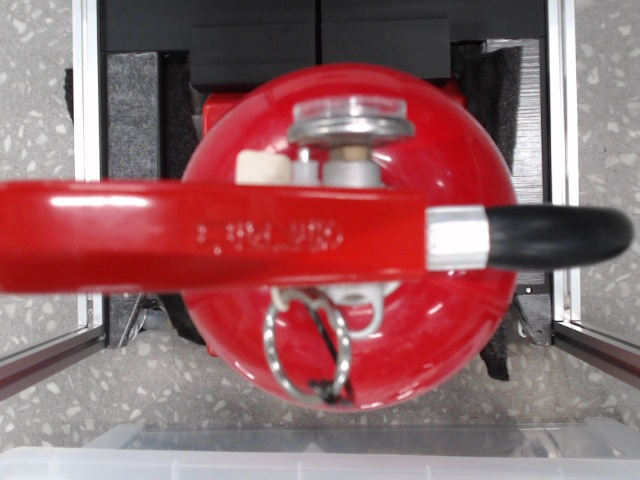
#> input picture Inspection/capture/FireExtinguisher_top.jpg, 640 x 480 px
$ python -i run_inspection_pipeline.py   (imports and definitions only)
#> lines starting #> are read from the running program, lines starting #| are printed output that depends on the picture; after the words box and inside, x2 and y2 are one past the last pixel; in counts of white or black regions, pixels touching at a corner belong together
#!/usr/bin/env python3

import argparse
import json
import math
import shutil
from datetime import datetime
from pathlib import Path
from zoneinfo import ZoneInfo

import cv2
import numpy as np

import corrosion_check
import label_paddleocr_onnx as label_ocr


INSPECTION_DIR = Path(__file__).resolve().parents[2]
CAPTURE_DIR = INSPECTION_DIR / "capture" / "inspection"
REACT_WEB_DIR = INSPECTION_DIR / "react" / "inspection-web"
REACT_PUBLIC_RESULT_DIR = REACT_WEB_DIR / "public" / "inspection-results"
REACT_BUILD_RESULT_DIR = REACT_WEB_DIR / "build" / "inspection-results"
LOCAL_RESULT_INDEX_FILES = (
    REACT_WEB_DIR / "public" / "local-inspection-results.json",
    REACT_WEB_DIR / "build" / "local-inspection-results.json",
)
FIREBASE_DIR = INSPECTION_DIR / "react" / "project"
FIREBASE_KEY = FIREBASE_DIR / "react-test-542ec-firebase-adminsdk-fbsvc-66cefbc805.json"

IMAGE_EXTENSIONS = {".jpg", ".jpeg", ".png"}
SAFE_ANGLE_MIN = 60
SAFE_ANGLE_MAX = 120
MIN_NEEDLE_MASK_PIXELS = 5
MIN_NEEDLE_CONTOUR_AREA = 1.0
MIN_NEEDLE_ASPECT_RATIO = 1.2
MIN_NEEDLE_RADIUS_RATIO = 0.8
MAX_NEEDLE_GREEN_OVERLAP_RATIO = 0.25
MIN_DARK_LINE_LENGTH_RATIO = 0.20
MAX_DARK_LINE_CENTER_DISTANCE_RATIO = 0.25
MIN_RADIAL_DARK_CONTRAST = 5.0
MIN_RADIAL_DARK_HIT_RATIO = 0.28
RADIAL_DARK_ANGLE_MARGIN = 5
CORROSION_SIDE_COUNT = 4


# [11 lines left out: function image_files, not called in this run]


def latest_image(directory):
    files = image_files(directory)
    return files[-1] if files else None


# [7 lines left out: function latest_image_after, not called in this run]


def ensure_result_dirs(result_dir):
    for subdir in ("fire_extinguisher", "pressure_gauge", "label", "full"):
        (result_dir / subdir).mkdir(parents=True, exist_ok=True)


# [15 lines left out: function publish_result_image, not called in this run]


def choose_needle_mask(hsv, clean_green, center, processing_radius):
    needle_ranges = [
        (np.array([0, 10, 10]), np.array([40, 255, 255])),
        (np.array([140, 10, 10]), np.array([180, 255, 255])),
        (np.array([105, 60, 50]), np.array([135, 255, 210])),
        (np.array([150, 70, 120]), np.array([170, 255, 255])),
    ]
    best_mask = None
    best_score = 0.0
    morphology_kernel = np.ones((3, 3), np.uint8)
    min_tip_distance = max(8.0, processing_radius * MIN_NEEDLE_RADIUS_RATIO)

    for lower, upper in needle_ranges:
        candidate_mask = cv2.inRange(hsv, lower, upper)
        candidate_mask = cv2.morphologyEx(
            candidate_mask,
            cv2.MORPH_CLOSE,
            morphology_kernel,
        )
        if cv2.countNonZero(candidate_mask) < MIN_NEEDLE_MASK_PIXELS:
            continue

        contours, _ = cv2.findContours(
            candidate_mask,
            cv2.RETR_EXTERNAL,
            cv2.CHAIN_APPROX_SIMPLE,
        )
        if not contours:
            continue

        for contour in contours:
            area = cv2.contourArea(contour)
            if area < MIN_NEEDLE_CONTOUR_AREA:
                continue

            rect = cv2.minAreaRect(contour)
            rect_width, rect_height = rect[1]
            long_side = max(rect_width, rect_height)
            short_side = max(1e-6, min(rect_width, rect_height))
            aspect_ratio = long_side / short_side
            if aspect_ratio < MIN_NEEDLE_ASPECT_RATIO:
                continue

            points = contour.reshape(-1, 2)
            distances = np.sqrt(
                (points[:, 0] - center[0]) ** 2
                + (points[:, 1] - center[1]) ** 2
            )
            max_distance = float(distances.max()) if distances.size else 0.0
            if max_distance < min_tip_distance:
                continue

            contour_mask = np.zeros(candidate_mask.shape, dtype=np.uint8)
            cv2.drawContours(contour_mask, [contour], -1, 255, -1)
            overlap = cv2.countNonZero(cv2.bitwise_and(contour_mask, clean_green))
            overlap_ratio = overlap / max(1, cv2.countNonZero(contour_mask))
            if overlap_ratio > MAX_NEEDLE_GREEN_OVERLAP_RATIO:
                continue

            score = aspect_ratio * max_distance
            if score > best_score:
                best_score = score
                best_mask = contour_mask

    return best_mask


# [311 lines left out: functions build_angle_sector_mask, line_distance_to_point, find_dark_line_in_green_normal_zone, find_radial_dark_valley_in_normal_zone, publish_result_index, run_corrosion_for_image and 1 more, not called in this run]


def inspect_gauge(image_path, output_path):
#> called with image_path = '../../capture/FireExtinguisher_top.jpg', output_path = 'out.png'
    gauge_img = cv2.imread(str(image_path))
#> gauge_img is the input picture: shape (480, 640, 3); mean B, G, R 104.2, 100.7, 146.9
    if gauge_img is None:
        raise FileNotFoundError(image_path)

    h, w = gauge_img.shape[:2]
#> h = 480; w = 640
    gray = cv2.cvtColor(gauge_img, cv2.COLOR_BGR2GRAY)
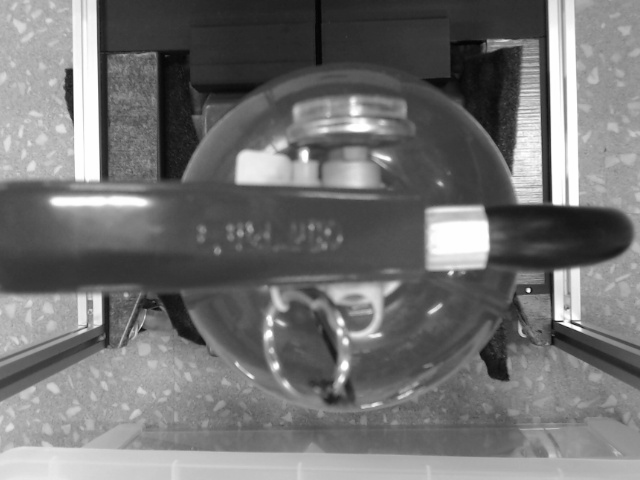
#> gray: shape (480, 640); min 3, max 255, mean 114.9
    gray_for_circle = cv2.medianBlur(gray, 5)
    circles = cv2.HoughCircles(
        gray_for_circle,
        cv2.HOUGH_GRADIENT,
        dp=1.2,
        minDist=min(w, h) // 2,
        param1=80,
        param2=20,
        minRadius=min(w, h) // 3,
        maxRadius=min(w, h) // 2,
    )
#> circles = [[345, 237, 174.6], [540.6, 43.8, 226.1], [468.6, 443.4, 183.8], [7.8, 179.4, 194.2], [263.4, 6.6, 178.6], [120.6, 395.4, 211.6]]

    detected_radius = min(w, h) // 2 - 5
#> detected_radius = 235
    if circles is not None:
        circles = np.uint16(np.around(circles))
#> circles = [[345, 237, 175], [541, 44, 226], [469, 443, 184], [8, 179, 194], [263, 7, 179], [121, 395, 212]]
        x, y, r = circles[0][0]
#> x = 345; y = 237; r = 175
        center = (int(x), int(y))
#> center = (345, 237)
        detected_radius = int(r)
#> detected_radius = 175
    else:
        center = (w // 2, h // 2)

    processing_radius = max(1, detected_radius - 5)
#> processing_radius = 170
    circle_mask = np.zeros((h, w), dtype=np.uint8)
    cv2.circle(circle_mask, center, processing_radius, 255, -1)
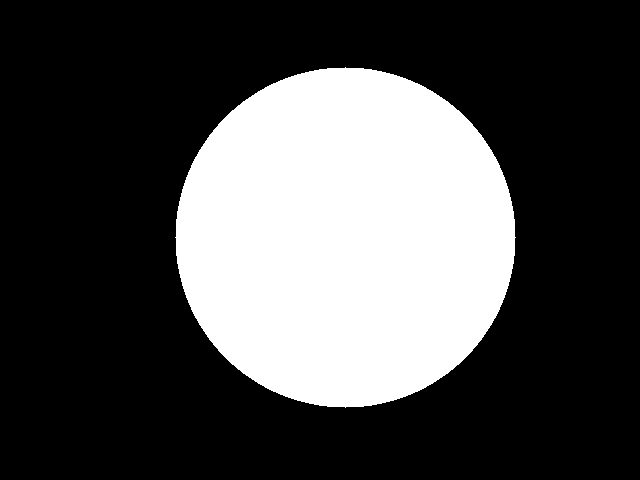
#> circle_mask: shape (480, 640); 29.6% white; 1 white region, box (x1, y1, x2, y2) and area: (175, 67, 516, 408) 90785
    gauge_circle = cv2.bitwise_and(gauge_img, gauge_img, mask=circle_mask)
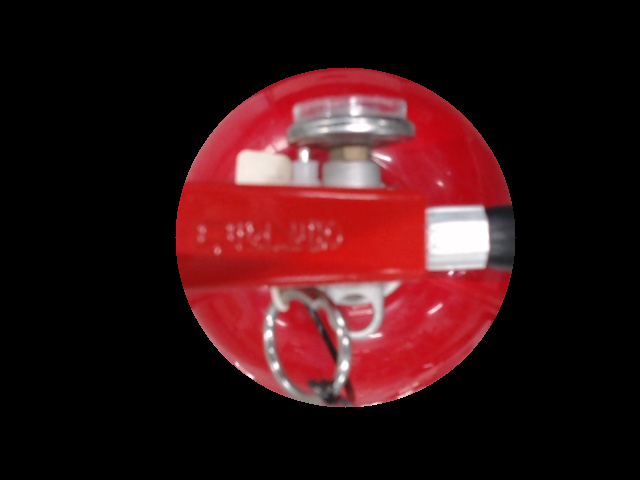
#> gauge_circle: shape (480, 640, 3); mean B, G, R 21.4, 19.4, 53.9

    hsv = cv2.cvtColor(gauge_circle, cv2.COLOR_BGR2HSV)
#> hsv: shape (480, 640, 3); mean H, S, V 37, 48.3, 54
    mask1 = cv2.inRange(hsv, np.array([0, 10, 10]), np.array([40, 255, 255]))
#> mask1: shape (480, 640); 8% white; 159 white regions (140 under 20 px), largest, box (x1, y1, x2, y2) and area: (176, 150, 427, 381) 20926, (287, 124, 372, 176) 1873, (273, 369, 324, 405) 388
    mask2 = cv2.inRange(hsv, np.array([140, 10, 10]), np.array([180, 255, 255]))
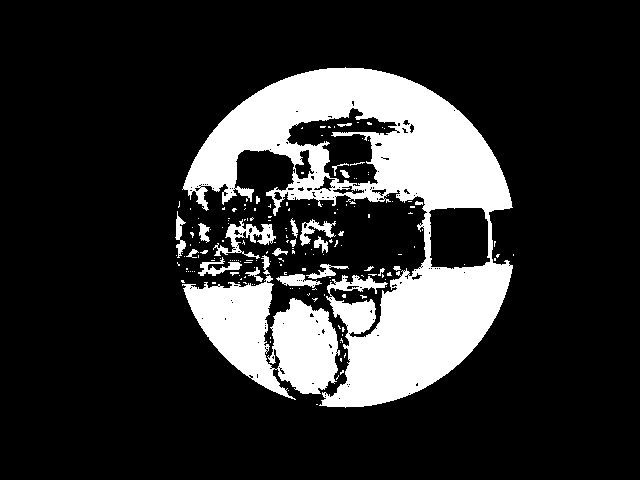
#> mask2: shape (480, 640); 19% white; 176 white regions (148 under 20 px), largest, box (x1, y1, x2, y2) and area: (182, 67, 513, 408) 43691, (182, 275, 340, 400) 10768, (213, 219, 276, 259) 809
    red_mask = mask1 + mask2
#> red_mask: shape (480, 640); 27% white; 18 white regions (15 under 20 px), largest, box (x1, y1, x2, y2) and area: (175, 67, 513, 408) 82710, (340, 170, 350, 178) 45, (337, 123, 352, 127) 35

    kernel = np.ones((5, 5), np.uint8)
    green_kernel = np.ones((3, 3), np.uint8)
    lower_green = np.array([22, 25, 25])
    upper_green = np.array([115, 255, 255])
    green_mask = cv2.inRange(hsv, lower_green, upper_green)
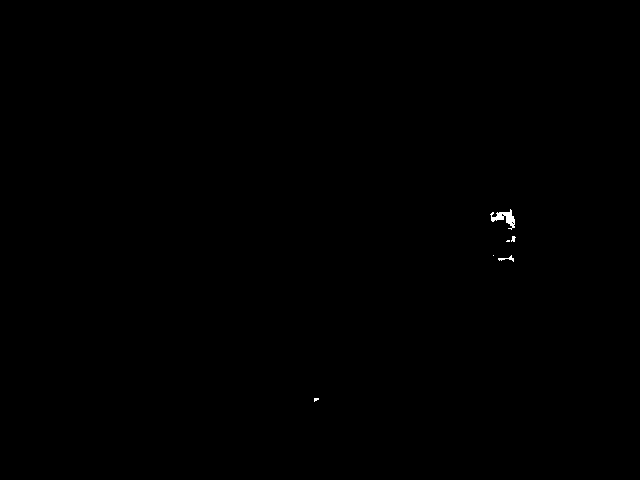
#> green_mask: shape (480, 640); 0.1% white; 6 white regions (3 under 20 px), largest, box (x1, y1, x2, y2) and area: (490, 209, 515, 230) 211, (498, 255, 514, 262) 39, (511, 236, 516, 242) 20
    clean_green = cv2.morphologyEx(green_mask, cv2.MORPH_OPEN, green_kernel)
#> clean_green: shape (480, 640); 0.07% white; 4 white regions (3 under 20 px), largest, box (x1, y1, x2, y2) and area: (491, 212, 515, 226) 172
    clean_mask = choose_needle_mask(hsv, clean_green, center, processing_radius)
#> in choose_needle_mask, `min_tip_distance = max(8.0, processing_radius * MIN_NEEDLE_RADIUS_RATIO)`: min_tip_distance = 136
#> the loop in choose_needle_mask, `for lower, upper in needle_ranges:` made 4 passes
#> contours on pass 4: 2 contours, all with area under 20
#> pass 1, in choose_needle_mask, `candidate_mask = cv2.morphologyEx( candidate_mask, cv2.MORPH_CLOSE, mo..`:
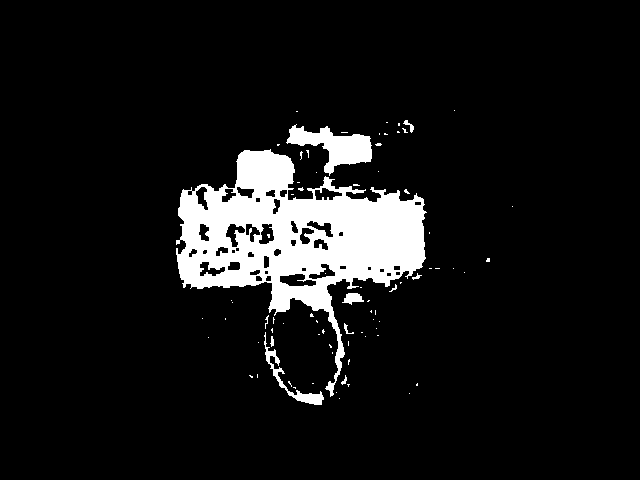
#> candidate_mask: shape (480, 640); 8.6% white; 78 white regions (67 under 20 px), largest, box (x1, y1, x2, y2) and area: (176, 149, 427, 397) 23129, (286, 124, 372, 176) 1943, (264, 332, 324, 405) 597
#> after the loop in choose_needle_mask, `for lower, upper in needle_ranges:`: best_mask: shape (480, 640); 0% white in thin lines or dots, all inside (x1, y1, x2, y2) = (178, 201, 180, 208)
#> after the loop in choose_needle_mask, `for lower, upper in needle_ranges:`: candidate_mask: shape (480, 640); 0% white in thin lines or dots, all inside (x1, y1, x2, y2) = (360, 101, 375, 109)
#> after the loop in choose_needle_mask, `for lower, upper in needle_ranges:`: contour_mask: shape (480, 640); 0% white in thin lines or dots, all inside (x1, y1, x2, y2) = (360, 101, 362, 105)
#> after the loop in choose_needle_mask, `for lower, upper in needle_ranges:`: best_score = 1053.1
    if clean_mask is None:
        clean_mask = np.zeros((h, w), dtype=np.uint8)

    safe_min = SAFE_ANGLE_MIN
    safe_max = SAFE_ANGLE_MAX

    contours, _ = cv2.findContours(clean_mask, cv2.RETR_EXTERNAL, cv2.CHAIN_APPROX_SIMPLE)
#> contours = 1 item
    img_result = gauge_img.copy()
    cv2.circle(img_result, center, max(1, detected_radius), (255, 255, 0), 1)
    cv2.circle(img_result, center, 2, (255, 255, 0), -1)
#> img_result: shape (480, 640, 3); mean B, G, R 104.8, 101.3, 146.5

    tip_point = None
    current_angle = None
    decision_source = "NO_NEEDLE"
    pressure = "판정불가"
    if contours:
        largest_contour = max(contours, key=cv2.contourArea)
#> largest_contour = [[179, 201], [179, 205], [178, 206], [178, 207], [179, 206]]
        pts = largest_contour.reshape(-1, 2)
#> pts has the same summary as largest_contour
        distances = np.sqrt((pts[:, 0] - center[0]) ** 2 + (pts[:, 1] - center[1]) ** 2)
#> distances = [169.9, 169.1, 169.9, 169.7, 168.9]
        tip_point = tuple(pts[np.argmax(distances)])
#> tip_point = (179, 201)
        dx = tip_point[0] - center[0]
#> dx = -166
        dy = center[1] - tip_point[1]
#> dy = 36
        current_angle = math.degrees(math.atan2(dy, dx))
#> current_angle = 167.8
        if current_angle < 0:
            current_angle += 360

        is_safe_angle = safe_min <= current_angle <= safe_max
#> is_safe_angle = False
        is_safe_hsv = False
        for check_dist in (3, 5, 7, 9, 11):
            check_x = round(tip_point[0] + check_dist * math.cos(math.radians(current_angle)))
            check_y = round(tip_point[1] - check_dist * math.sin(math.radians(current_angle)))
            if 0 <= check_x < w and 0 <= check_y < h:
                y1 = max(0, check_y - 1)
                y2 = min(h, check_y + 2)
                x1 = max(0, check_x - 1)
                x2 = min(w, check_x + 2)
                if cv2.countNonZero(clean_green[y1:y2, x1:x2]) > 0:
                    is_safe_hsv = True
                    break
#> this loop made 5 passes
#> (check_x, check_y, y1, y2, x1, x2) on passes 1 to 5: (176, 200, 199, 202, 175, 178), (174, 200, 199, 202, 173, 176), (172, 200, 199, 202, 171, 174), (170, 199, 198, 201, 169, 172), (168, 199, 198, 201, 167, 170)

        if is_safe_hsv and is_safe_angle:
            pressure = "정상"
            decision_source = "HSV_AND_ANGLE"
        else:
            pressure = "낮음"
            decision_source = "DANGER"
    else:
        dark_line = find_dark_line_in_green_normal_zone(
            gray,
            hsv,
            clean_green,
            center,
            processing_radius,
            safe_min,
            safe_max,
        )
        if dark_line is not None:
            pressure = "정상"
            current_angle = dark_line["angle"]
            tip_point = dark_line["tip_point"]
            decision_source = "GREEN_DARK_LINE_BACKUP"
        else:
            radial_dark = find_radial_dark_valley_in_normal_zone(
                gray,
                clean_green,
                center,
                processing_radius,
                safe_min,
                safe_max,
            )
            if radial_dark is not None:
                pressure = "정상"
                current_angle = radial_dark["angle"]
                tip_point = radial_dark["tip_point"]
                decision_source = "RADIAL_DARK_VALLEY_BACKUP"

    if pressure == "정상":
        line_color = (0, 220, 0)
    elif pressure == "판정불가":
        line_color = (120, 120, 120)
    else:
        line_color = (0, 0, 255)
    if tip_point is not None:
        cv2.line(img_result, center, tip_point, line_color, 2)
        cv2.circle(img_result, tip_point, 2, (255, 0, 0), -1)
#> img_result: shape (480, 640, 3); mean B, G, R 104.7, 101.3, 146.6

    status_text = f"PRESSURE {pressure}"
    if current_angle is not None:
        status_text += f" angle={current_angle:.1f}"
#> status_text = 'PRESSURE 낮음 angle=167.8'
    status_text += f" ({decision_source})"
#> status_text = 'PRESSURE 낮음 angle=167.8 (DANGER)'
    cv2.putText(img_result, status_text, (5, max(20, h - 10)), cv2.FONT_HERSHEY_SIMPLEX, 0.5, (0, 0, 0), 3)
    cv2.putText(img_result, status_text, (5, max(20, h - 10)), cv2.FONT_HERSHEY_SIMPLEX, 0.5, line_color, 1)
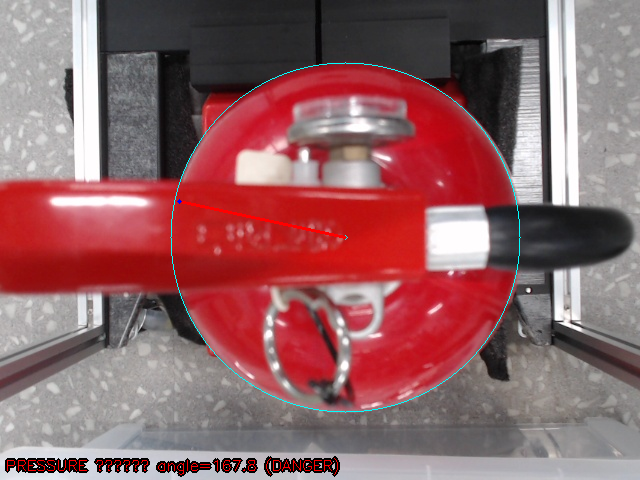
#> img_result: shape (480, 640, 3); mean B, G, R 102.1, 98.8, 144.8

#> (the run stopped early here; a loop or call above may not have finished)

$ run again, on Inspection/capture/gauge_crop.jpg
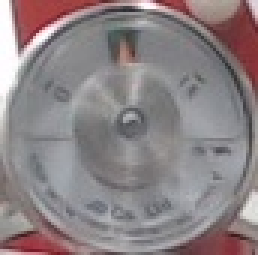
#> input picture Inspection/capture/gauge_crop.jpg, 86 x 85 px (shown 3 times larger)
#> in inspect_gauge, gauge_img is the input picture: shape (85, 86, 3); mean B, G, R 133.1, 130.7, 140.3
#> in inspect_gauge, `circles = cv2.HoughCircles( gray_for_circle, cv2.HOUGH_GRADIENT, dp=1...`: circles = [[43.8, 42.6, 41.32]]
#> in inspect_gauge, `circles = np.uint16(np.around(circles))`: circles = [[44, 43, 41]]
#> x = 44; y = 43; r = 41
#> center = (44, 43)
#> in inspect_gauge, `detected_radius = int(r)`: detected_radius = 41
#> processing_radius = 36
#> in inspect_gauge, `cv2.circle(circle_mask, center, processing_radius, 255, -1)`:
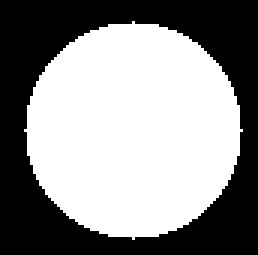
#> circle_mask: shape (85, 86) (shown 3 times larger); 55.4% white; 1 black region, box (x1, y1, x2, y2) and area: (0, 0, 86, 85) 3257
#> hsv: shape (85, 86, 3); mean H, S, V 59.1, 5.2, 77.6
#> mask1: shape (85, 86); 2.1% white; 8 white regions (5 under 20 px), largest, box (x1, y1, x2, y2) and area: (37, 12, 46, 25) 86, (36, 52, 43, 58) 23, (38, 27, 44, 33) 22
#> mask2: shape (85, 86); 1.5% white in thin lines or dots, all inside (x1, y1, x2, y2) = (28, 10, 72, 77)
#> red_mask: shape (85, 86); 3.6% white; 14 white regions (11 under 20 px), largest, box (x1, y1, x2, y2) and area: (37, 12, 49, 25) 96, (34, 52, 44, 64) 56, (34, 23, 48, 33) 51
#> green_mask: shape (85, 86); 0.36% white in thin lines or dots, all inside (x1, y1, x2, y2) = (32, 9, 47, 71)
#> clean_green: shape (85, 86); 0.21% white; 1 white region (1 under 20 px)
#> min_tip_distance = 28.8
#> after the loop in choose_needle_mask, `for lower, upper in needle_ranges:`: best_score = 106.4
#> in inspect_gauge, `contours, _ = cv2.findContours(clean_mask, cv2.RETR_EXTERNAL, cv2.CHAI..`: contours = [[[69, 65], [68, 66], [71, 66], [70, 65]]]
#> largest_contour = [[69, 65], [68, 66], [71, 66], [70, 65]]
#> distances = [33.3, 33.24, 35.47, 34.06]
#> tip_point = (71, 66)
#> dx = 27
#> dy = -23
#> in inspect_gauge, `current_angle = math.degrees(math.atan2(dy, dx))`: current_angle = -40.43
#> in inspect_gauge, `current_angle += 360`: current_angle = 319.6
#> is_safe_angle = False
#> the loop in inspect_gauge, `for check_dist in (3, 5, 7, 9, 11):` made 5 passes
#> (check_x, check_y, y1, y2, x1, x2) on passes 1 to 5: (73, 68, 67, 70, 72, 75), (75, 69, 68, 71, 74, 77), (76, 71, 70, 73, 75, 78), (78, 72, 71, 74, 77, 80), (79, 73, 72, 75, 78, 81)
#> in inspect_gauge, `status_text += f" angle={current_angle:.1f}"`: status_text = 'PRESSURE 낮음 angle=319.6'
#> in inspect_gauge, `status_text += f" ({decision_source})"`: status_text = 'PRESSURE 낮음 angle=319.6 (DANGER)'
#> in inspect_gauge, `cv2.putText(img_result, status_text, (5, max(20, h - 10)), cv2.FONT_HE..`:
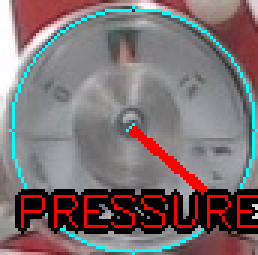
#> img_result: shape (85, 86, 3) (shown 3 times larger); mean B, G, R 114.1, 112.2, 125.7
